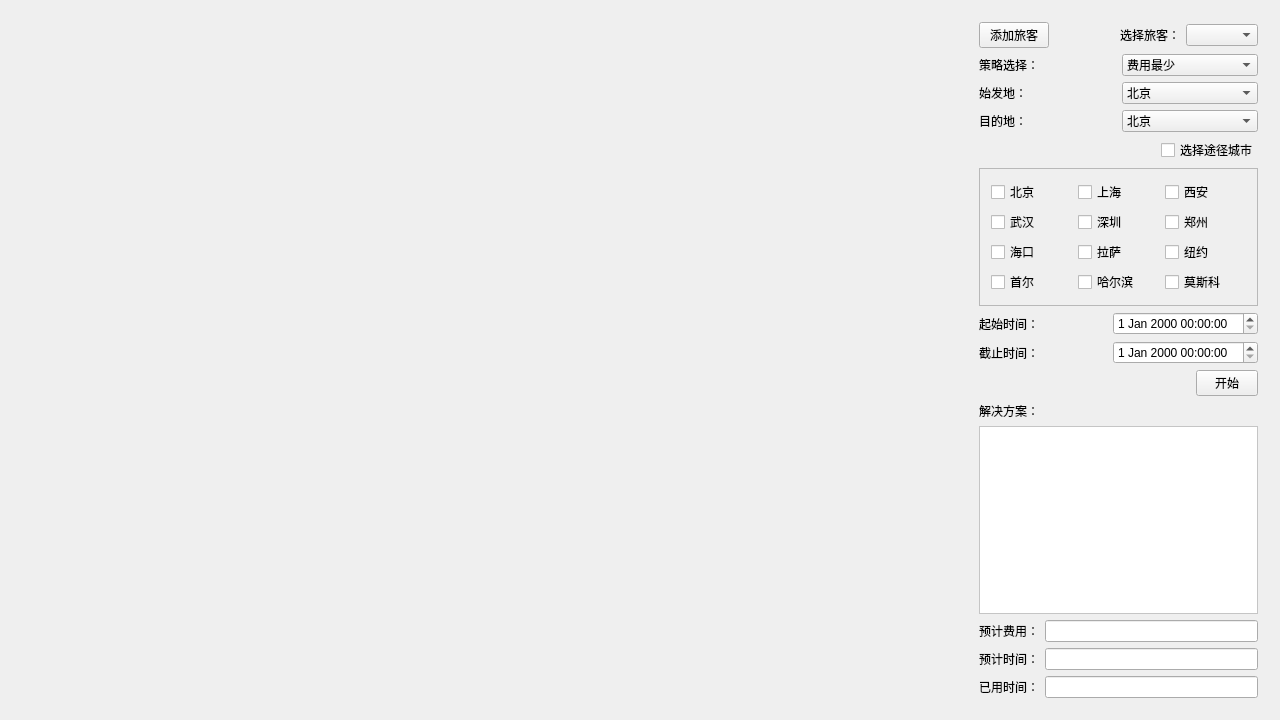
<?xml version="1.0" encoding="UTF-8"?>
<ui version="4.0">
 <class>Widget</class>
 <widget class="QWidget" name="Widget">
  <property name="geometry">
   <rect>
    <x>0</x>
    <y>0</y>
    <width>1280</width>
    <height>720</height>
   </rect>
  </property>
  <property name="windowTitle">
   <string>Widget</string>
  </property>
  <widget class="MapWidget" name="LeftWidget" native="true">
   <property name="geometry">
    <rect>
     <x>11</x>
     <y>11</y>
     <width>941</width>
     <height>698</height>
    </rect>
   </property>
  </widget>
  <widget class="QFrame" name="RightFrame">
   <property name="geometry">
    <rect>
     <x>968</x>
     <y>11</y>
     <width>301</width>
     <height>698</height>
    </rect>
   </property>
   <property name="sizePolicy">
    <sizepolicy hsizetype="Fixed" vsizetype="Preferred">
     <horstretch>0</horstretch>
     <verstretch>100</verstretch>
    </sizepolicy>
   </property>
   <property name="frameShape">
    <enum>QFrame::NoFrame</enum>
   </property>
   <layout class="QVBoxLayout" name="verticalLayout_4">
    <item>
     <layout class="QVBoxLayout" name="verticalLayout_3">
      <item>
       <layout class="QVBoxLayout" name="verticalLayout">
        <item>
         <layout class="QHBoxLayout" name="TravelerLayout1">
          <item>
           <widget class="QPushButton" name="addTravelerButton">
            <property name="minimumSize">
             <size>
              <width>70</width>
              <height>0</height>
             </size>
            </property>
            <property name="maximumSize">
             <size>
              <width>59</width>
              <height>16777215</height>
             </size>
            </property>
            <property name="text">
             <string>添加旅客</string>
            </property>
           </widget>
          </item>
          <item>
           <spacer name="horizontalSpacer_3">
            <property name="orientation">
             <enum>Qt::Horizontal</enum>
            </property>
            <property name="sizeHint" stdset="0">
             <size>
              <width>40</width>
              <height>20</height>
             </size>
            </property>
           </spacer>
          </item>
          <item>
           <layout class="QHBoxLayout" name="TravelerLayout">
            <item>
             <widget class="QLabel" name="TravelerChoseLabel">
              <property name="text">
               <string>选择旅客：</string>
              </property>
             </widget>
            </item>
            <item>
             <widget class="QComboBox" name="TravelerComboBox"/>
            </item>
           </layout>
          </item>
         </layout>
        </item>
        <item>
         <layout class="QVBoxLayout" name="ComboLayout2">
          <item>
           <layout class="QHBoxLayout" name="StrategyLayout">
            <item>
             <widget class="QLabel" name="StrategyLabel">
              <property name="text">
               <string>策略选择：</string>
              </property>
             </widget>
            </item>
            <item>
             <widget class="QComboBox" name="StrategyComboBox">
              <item>
               <property name="text">
                <string>费用最少</string>
               </property>
              </item>
              <item>
               <property name="text">
                <string>耗时最短</string>
               </property>
              </item>
              <item>
               <property name="text">
                <string>限时费用最少</string>
               </property>
              </item>
             </widget>
            </item>
           </layout>
          </item>
          <item>
           <layout class="QHBoxLayout" name="StartCityLayout">
            <item>
             <widget class="QLabel" name="StartLabel">
              <property name="text">
               <string>始发地：</string>
              </property>
             </widget>
            </item>
            <item>
             <widget class="QComboBox" name="StartComboBox">
              <item>
               <property name="text">
                <string>北京</string>
               </property>
              </item>
              <item>
               <property name="text">
                <string>上海</string>
               </property>
              </item>
              <item>
               <property name="text">
                <string>西安</string>
               </property>
              </item>
              <item>
               <property name="text">
                <string>武汉</string>
               </property>
              </item>
              <item>
               <property name="text">
                <string>深圳</string>
               </property>
              </item>
              <item>
               <property name="text">
                <string>郑州</string>
               </property>
              </item>
              <item>
               <property name="text">
                <string>海口</string>
               </property>
              </item>
              <item>
               <property name="text">
                <string>拉萨</string>
               </property>
              </item>
              <item>
               <property name="text">
                <string>纽约</string>
               </property>
              </item>
              <item>
               <property name="text">
                <string>首尔</string>
               </property>
              </item>
              <item>
               <property name="text">
                <string>哈尔滨</string>
               </property>
              </item>
              <item>
               <property name="text">
                <string>莫斯科</string>
               </property>
              </item>
             </widget>
            </item>
           </layout>
          </item>
          <item>
           <layout class="QHBoxLayout" name="DestinationCityLayout">
            <item>
             <widget class="QLabel" name="DestinationLabel">
              <property name="text">
               <string>目的地：</string>
              </property>
             </widget>
            </item>
            <item>
             <widget class="QComboBox" name="DestinationComboBox">
              <item>
               <property name="text">
                <string>北京</string>
               </property>
              </item>
              <item>
               <property name="text">
                <string>上海</string>
               </property>
              </item>
              <item>
               <property name="text">
                <string>西安</string>
               </property>
              </item>
              <item>
               <property name="text">
                <string>武汉</string>
               </property>
              </item>
              <item>
               <property name="text">
                <string>深圳</string>
               </property>
              </item>
              <item>
               <property name="text">
                <string>郑州</string>
               </property>
              </item>
              <item>
               <property name="text">
                <string>海口</string>
               </property>
              </item>
              <item>
               <property name="text">
                <string>拉萨</string>
               </property>
              </item>
              <item>
               <property name="text">
                <string>纽约</string>
               </property>
              </item>
              <item>
               <property name="text">
                <string>首尔</string>
               </property>
              </item>
              <item>
               <property name="text">
                <string>哈尔滨</string>
               </property>
              </item>
              <item>
               <property name="text">
                <string>莫斯科</string>
               </property>
              </item>
             </widget>
            </item>
           </layout>
          </item>
         </layout>
        </item>
       </layout>
      </item>
      <item>
       <layout class="QHBoxLayout" name="horizontalLayout">
        <item>
         <spacer name="horizontalSpacer_2">
          <property name="orientation">
           <enum>Qt::Horizontal</enum>
          </property>
          <property name="sizeHint" stdset="0">
           <size>
            <width>40</width>
            <height>20</height>
           </size>
          </property>
         </spacer>
        </item>
        <item>
         <widget class="QCheckBox" name="ThroughCityCheckBox">
          <property name="text">
           <string>选择途径城市</string>
          </property>
         </widget>
        </item>
       </layout>
      </item>
     </layout>
    </item>
    <item>
     <widget class="QFrame" name="ThroughCityFrame">
      <property name="autoFillBackground">
       <bool>true</bool>
      </property>
      <property name="styleSheet">
       <string notr="true"/>
      </property>
      <property name="frameShape">
       <enum>QFrame::StyledPanel</enum>
      </property>
      <property name="frameShadow">
       <enum>QFrame::Plain</enum>
      </property>
      <property name="lineWidth">
       <number>5</number>
      </property>
      <property name="midLineWidth">
       <number>5</number>
      </property>
      <layout class="QHBoxLayout" name="horizontalLayout_2">
       <item>
        <layout class="QGridLayout" name="CityThroughGridLayout">
         <property name="sizeConstraint">
          <enum>QLayout::SetDefaultConstraint</enum>
         </property>
         <item row="1" column="1">
          <widget class="QCheckBox" name="city4cbox">
           <property name="text">
            <string>深圳</string>
           </property>
          </widget>
         </item>
         <item row="3" column="0">
          <widget class="QCheckBox" name="city9cbox">
           <property name="text">
            <string>首尔</string>
           </property>
          </widget>
         </item>
         <item row="1" column="0">
          <widget class="QCheckBox" name="city3cbox">
           <property name="text">
            <string>武汉</string>
           </property>
          </widget>
         </item>
         <item row="0" column="0">
          <widget class="QCheckBox" name="city0cbox">
           <property name="text">
            <string>北京</string>
           </property>
          </widget>
         </item>
         <item row="0" column="2">
          <widget class="QCheckBox" name="city2cbox">
           <property name="text">
            <string>西安</string>
           </property>
          </widget>
         </item>
         <item row="1" column="2">
          <widget class="QCheckBox" name="city5cbox">
           <property name="text">
            <string>郑州</string>
           </property>
          </widget>
         </item>
         <item row="2" column="0">
          <widget class="QCheckBox" name="city6cbox">
           <property name="text">
            <string>海口</string>
           </property>
          </widget>
         </item>
         <item row="2" column="1">
          <widget class="QCheckBox" name="city7cbox">
           <property name="text">
            <string>拉萨</string>
           </property>
          </widget>
         </item>
         <item row="2" column="2">
          <widget class="QCheckBox" name="city8cbox">
           <property name="text">
            <string>纽约</string>
           </property>
          </widget>
         </item>
         <item row="0" column="1">
          <widget class="QCheckBox" name="city1cbox">
           <property name="text">
            <string>上海</string>
           </property>
          </widget>
         </item>
         <item row="3" column="1">
          <widget class="QCheckBox" name="city10cbox">
           <property name="text">
            <string>哈尔滨</string>
           </property>
          </widget>
         </item>
         <item row="3" column="2">
          <widget class="QCheckBox" name="city11cbox">
           <property name="text">
            <string>莫斯科</string>
           </property>
          </widget>
         </item>
        </layout>
       </item>
      </layout>
     </widget>
    </item>
    <item>
     <layout class="QVBoxLayout" name="verticalLayout_2">
      <item>
       <layout class="QVBoxLayout" name="TimeEditLayout4">
        <item>
         <layout class="QHBoxLayout" name="CurrentTimeLayout">
          <item>
           <widget class="QLabel" name="TimeLabel">
            <property name="text">
             <string>起始时间：</string>
            </property>
           </widget>
          </item>
          <item>
           <widget class="QDateTimeEdit" name="StartDateTimeEdit"/>
          </item>
         </layout>
        </item>
        <item>
         <layout class="QHBoxLayout" name="DeadlineLayout">
          <item>
           <widget class="QLabel" name="DeadlineLabel">
            <property name="text">
             <string>截止时间：</string>
            </property>
           </widget>
          </item>
          <item>
           <widget class="QDateTimeEdit" name="DeadlineDateTimeEdit"/>
          </item>
         </layout>
        </item>
       </layout>
      </item>
      <item>
       <layout class="QHBoxLayout" name="StartButtonLayout5">
        <item>
         <spacer name="horizontalSpacer">
          <property name="orientation">
           <enum>Qt::Horizontal</enum>
          </property>
          <property name="sizeHint" stdset="0">
           <size>
            <width>40</width>
            <height>20</height>
           </size>
          </property>
         </spacer>
        </item>
        <item>
         <widget class="QPushButton" name="StartButton">
          <property name="enabled">
           <bool>true</bool>
          </property>
          <property name="minimumSize">
           <size>
            <width>62</width>
            <height>0</height>
           </size>
          </property>
          <property name="maximumSize">
           <size>
            <width>59</width>
            <height>16777215</height>
           </size>
          </property>
          <property name="text">
           <string>开始</string>
          </property>
         </widget>
        </item>
       </layout>
      </item>
     </layout>
    </item>
    <item>
     <layout class="QVBoxLayout" name="PathListLayout6">
      <item>
       <widget class="QLabel" name="SolutionLabel">
        <property name="text">
         <string>解决方案：</string>
        </property>
       </widget>
      </item>
      <item>
       <widget class="QScrollArea" name="PathList">
        <property name="minimumSize">
         <size>
          <width>0</width>
          <height>0</height>
         </size>
        </property>
        <property name="maximumSize">
         <size>
          <width>16777215</width>
          <height>256</height>
         </size>
        </property>
        <property name="styleSheet">
         <string notr="true">background-color: rgb(255, 255, 255);</string>
        </property>
        <property name="midLineWidth">
         <number>1</number>
        </property>
        <property name="widgetResizable">
         <bool>true</bool>
        </property>
        <widget class="QWidget" name="PathListContent">
         <property name="geometry">
          <rect>
           <x>0</x>
           <y>0</y>
           <width>275</width>
           <height>165</height>
          </rect>
         </property>
        </widget>
       </widget>
      </item>
     </layout>
    </item>
    <item>
     <layout class="QVBoxLayout" name="FareTimeDurLayout7">
      <item>
       <layout class="QHBoxLayout" name="TotalFareLayout">
        <item>
         <widget class="QLabel" name="FareLabel">
          <property name="text">
           <string>预计费用：</string>
          </property>
         </widget>
        </item>
        <item>
         <widget class="QLineEdit" name="FareEdit"/>
        </item>
       </layout>
      </item>
      <item>
       <layout class="QHBoxLayout" name="TotalTimeLayout">
        <item>
         <widget class="QLabel" name="TotalTimeLabel">
          <property name="text">
           <string>预计时间：</string>
          </property>
         </widget>
        </item>
        <item>
         <widget class="QLineEdit" name="TotalTimeEdit"/>
        </item>
       </layout>
      </item>
      <item>
       <layout class="QHBoxLayout" name="DurationLayout">
        <item>
         <widget class="QLabel" name="DurationLabel">
          <property name="text">
           <string>已用时间：</string>
          </property>
         </widget>
        </item>
        <item>
         <widget class="QLineEdit" name="DurationText"/>
        </item>
       </layout>
      </item>
     </layout>
    </item>
   </layout>
   <zorder>ThroughCityFrame</zorder>
   <zorder></zorder>
  </widget>
 </widget>
 <layoutdefault spacing="6" margin="11"/>
 <customwidgets>
  <customwidget>
   <class>MapWidget</class>
   <extends>QWidget</extends>
   <header>mapwidget.h</header>
   <container>1</container>
  </customwidget>
 </customwidgets>
 <resources/>
 <connections/>
</ui>
